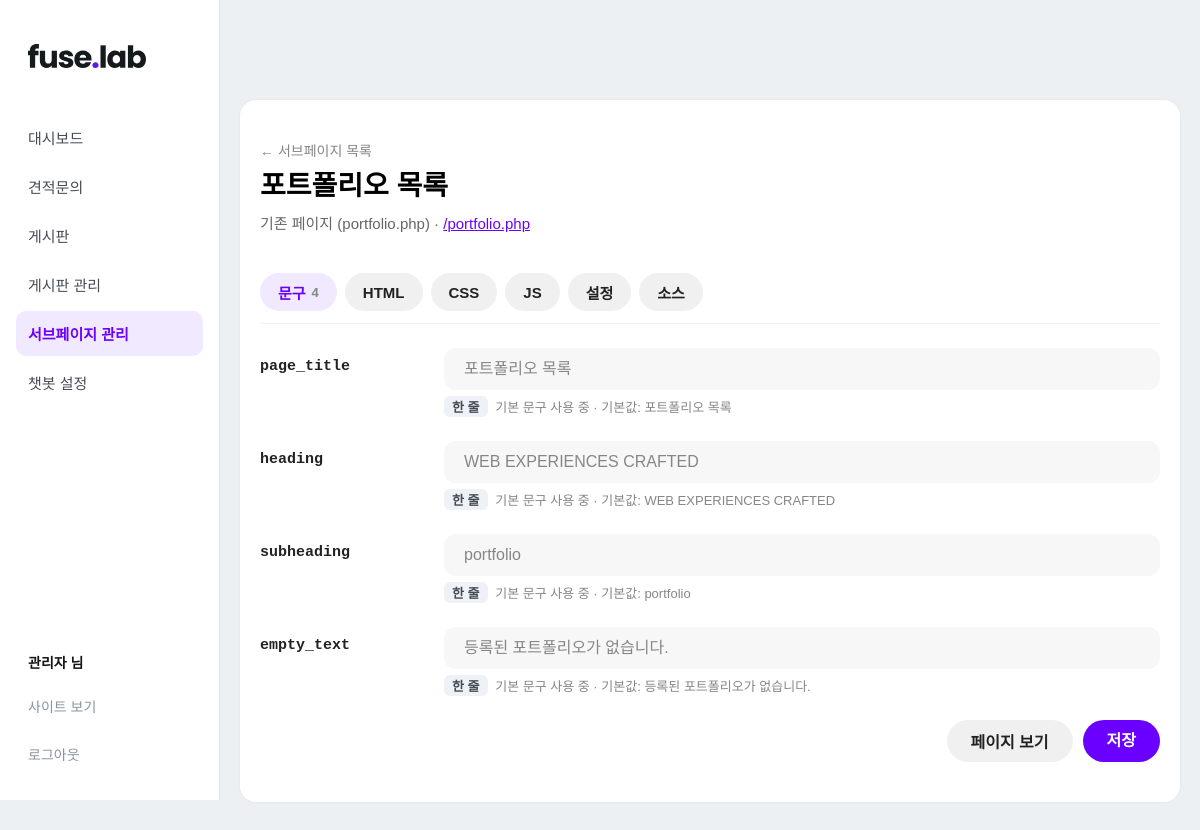
Page /admin/subpage-edit.php?file=portfolio.php (signed in) on the committed database.
### tables this page shows
CREATE TABLE IF NOT EXISTS subpages (
  id         INT UNSIGNED NOT NULL AUTO_INCREMENT,
  file       VARCHAR(100) NULL,
  slug       VARCHAR(60)  NULL,
  title      VARCHAR(100) NOT NULL,
  html       MEDIUMTEXT   NOT NULL,
  css        MEDIUMTEXT   NOT NULL,
  js         MEDIUMTEXT   NOT NULL,
  is_visible TINYINT(1)   NOT NULL DEFAULT 1,
  created_at DATETIME     NOT NULL DEFAULT CURRENT_TIMESTAMP,
  updated_at DATETIME     NOT NULL DEFAULT CURRENT_TIMESTAMP ON UPDATE CURRENT_TIMESTAMP,
  PRIMARY KEY (id),
  UNIQUE KEY uq_subpages_file (file),
  UNIQUE KEY uq_subpages_slug (slug)
);

### app/bootstrap.php (called while the page is built, shortened)
<?php
function app_config(): array
{
    static $config = null;
    return $config ??= require __DIR__ . '/config.php';
}
require __DIR__ . '/db.php';
require __DIR__ . '/auth.php';
require __DIR__ . '/slots.php';
require __DIR__ . '/subpages.php';
function e(?string $value): string
{
    return htmlspecialchars((string) $value, ENT_QUOTES, 'UTF-8');
}
function view(string $name, array $vars = []): void
{
    extract($vars, EXTR_SKIP);
    require __DIR__ . '/views/' . $name . '.php';
}

### app/db.php (called while the page is built)
<?php
function db(): PDO
{
    static $pdo = null;
    if ($pdo === null) {
        $c = app_config()['db'];
        $dsn = "mysql:host={$c['host']};port={$c['port']};dbname={$c['name']};charset=utf8mb4";
        $pdo = new PDO($dsn, $c['user'], $c['pass'], [
            PDO::ATTR_ERRMODE => PDO::ERRMODE_EXCEPTION,
            PDO::ATTR_DEFAULT_FETCH_MODE => PDO::FETCH_ASSOC,
            PDO::ATTR_EMULATE_PREPARES => false,
        ]);
    }
    return $pdo;
}

### app/auth.php (called while the page is built, shortened)
<?php
function current_admin(): ?array
{
    static $admin = false;
    if ($admin === false) {
        $admin = null;
        if (isset($_SESSION['admin_id'])) {
            $stmt = db()->prepare('SELECT id, login_id, name FROM admins WHERE id = ?');
            $stmt->execute([$_SESSION['admin_id']]);
            $admin = $stmt->fetch() ?: null;
        }
    }
    return $admin;
}
function require_admin(): array
{
    $admin = current_admin();
    return $admin;
}

### app/subpages.php (called while the page is built, shortened)
<?php
function subpage_php_files(): array
{
    $files = [];
    foreach (glob(dirname(__DIR__) . '/*.php') ?: [] as $path) {
        $file = basename($path);
        if (!in_array($file, SUBPAGE_EXCLUDED_FILES, true) && str_contains((string) file_get_contents($path), "view('site/head'")) {
            $files[] = $file;
        }
    }
    usort($files, static fn (string $a, string $b): int => strcmp(pathinfo($a, PATHINFO_FILENAME), pathinfo($b, PATHINFO_FILENAME)));
    return $files;
}
function subpage_for_file(string $file): ?array
{
    $stmt = db()->prepare('SELECT * FROM subpages WHERE file = ?');
    $stmt->execute([$file]);
    return $stmt->fetch() ?: [
        'id' => null, 'file' => $file, 'slug' => null, 'title' => subpage_default_title($file),
        'html' => '', 'css' => '', 'js' => '', 'is_visible' => 1,
    ];
}
function subpage_url(array $page): string
{
    return $page['file'] !== null ? '/' . $page['file'] : '/page/' . $page['slug'];
}
function subpage_edit_url(array $page): string
{
    return $page['file'] !== null
        ? '/admin/subpage-edit.php?file=' . rawurlencode($page['file'])
        : '/admin/subpage-edit.php?id=' . (int) $page['id'];
}
function subpage_source_enabled(): bool
{
    return (bool) (app_config()['source_edit'] ?? true);
}

### app/slots.php (called while the page is built, shortened)
<?php
function slot_scan(string $file): array
{
    static $cache = [];
    return $cache[$file] ??= slot_scan_source($file);
}
function slot_scan_source(string $file): array
{
    $source = @file_get_contents(dirname(__DIR__) . '/' . $file);
    $tokens = array_values(array_filter(
        token_get_all($source),
        static fn ($token): bool => !is_array($token) || !in_array($token[0], [T_WHITESPACE, T_COMMENT, T_DOC_COMMENT], true)
    ));
    $slots = [];
    foreach ($tokens as $index => $token) {
        if (!is_array($token) || $token[0] !== T_STRING || !in_array($token[1], ['slot', 'slot_value'], true)) {
            continue;
        }
        $previous = $tokens[$index - 1] ?? null;
        $args = [];
        for ($i = $index + 2; isset($tokens[$i]) && count($args) < 3; $i++) {
            $arg = $tokens[$i];
            if (is_array($arg) && $arg[0] === T_CONSTANT_ENCAPSED_STRING) {
                $args[] = stripcslashes(substr($arg[1], 1, -1));
            } elseif ($arg === ',') {
                continue;
            } else {
                break;
            }
        }
        $key = $args[0] ?? '';
        $type = $token[1] === 'slot' ? ($args[2] ?? 'text') : 'text';
        $slots[$key] = ['default' => $args[1] ?? '', 'type' => isset(SLOT_TYPES[$type]) ? $type : 'text'];
    }
    return $slots;
}

### admin/subpage-edit.php (the view, shortened to what this page needs)
<?php
require __DIR__ . '/../app/bootstrap.php';
require_admin();
$file = (string) ($_GET['file'] ?? $_POST['file'] ?? '');
$page = $file !== '' ? subpage_for_file($file) : subpage_find((int) ($_GET['id'] ?? $_POST['id'] ?? 0));
$isCustom = $page['file'] === null;
$editUrl = subpage_edit_url($page);
$canEditSource = !$isCustom && subpage_source_enabled();
$slots = $isCustom ? [] : slot_scan($page['file']);
$saved = $isCustom ? [] : slot_saved($page['file']);
$url = subpage_url($page);
view('admin/layout-start', ['active' => 'subpages']);
?>
    <main>
      <form class="settings-card subpage-editor" id="subpage-form" method="post" action="<?= e($editUrl) ?>">
        <div class="settings-card__heading">
          <p class="subpage-back"><a href="/admin/subpages.php">← 서브페이지 목록</a></p>
          <h1 class="subpage-title" title="<?= e($page['title']) ?>"><?= e($page['title']) ?></h1>
          <p class="settings-card__desc">
            <?= $isCustom ? '만든 페이지' : '기존 페이지 (' . e($page['file']) . ')' ?> ·
            <a href="<?= e($url) ?>" target="_blank" rel="noopener"><?= e($url) ?></a>
          </p>
        </div>
        <div class="subpage-tabs" role="tablist" aria-label="편집 항목">
<?php if (!$isCustom): ?>
          <button type="button" role="tab" data-tab="texts">문구 <span><?= count($slots) ?></span></button>
<?php endif; ?>
          <button type="button" role="tab" data-tab="html">HTML</button>
          <button type="button" role="tab" data-tab="css">CSS</button>
          <button type="button" role="tab" data-tab="js">JS</button>
          <button type="button" role="tab" data-tab="settings">설정</button>
<?php if ($canEditSource): ?>
          <button type="button" role="tab" data-tab="source">소스</button>
<?php endif; ?>
        </div>
<?php if (!$isCustom): ?>
        <section class="subpage-panel" role="tabpanel" data-panel="texts">
<?php foreach ($slots as $key => ['default' => $default, 'type' => $type]): ?>
<?php
    [$typeLabel, $max] = SLOT_TYPES[$type];
    $value = $saved[$key] ?? '';
    $fieldId = 'slot-' . $key;
?>
          <div class="form-row">
            <label for="<?= e($fieldId) ?>" title="<?= e($key) ?>"><?= e($key) ?></label>
            <div class="subpage-field">
<?php if ($type === 'text'): ?>
              <input class="text-field" id="<?= e($fieldId) ?>" name="slots[<?= e($key) ?>]" type="text" maxlength="<?= $max ?>" value="<?= e($value) ?>" placeholder="<?= e($default) ?>" />
<?php else: ?>
              <textarea class="subpage-textarea<?= $type === 'html' ? ' subpage-textarea--code' : '' ?>" id="<?= e($fieldId) ?>" name="slots[<?= e($key) ?>]" maxlength="<?= $max ?>" rows="<?= $type === 'html' ? 6 : 3 ?>" placeholder="<?= e($default) ?>"><?= e($value) ?></textarea>
<?php endif; ?>
              <span class="subpage-field__help"><span class="subpage-type"><?= e($typeLabel) ?></span><?= $value === '' ? ' 기본 문구 사용 중' : ' 변경됨' ?> · 기본값: <?= $default === '' ? '(없음)' : e($default) ?></span>
            </div>
          </div>
<?php endforeach; ?>
        </section>
<?php endif; ?>
        <div class="form-actions">
          <a class="quiet-button subpage-preview" href="<?= e($url) ?>" target="_blank" rel="noopener">페이지 보기</a>
          <button class="save-button" type="submit">저장</button>
        </div>
      </form>
    </main>

### app/views/admin/layout-start.php (shortened to what this page needs)
<?php
$admin = current_admin();
$menu = [
    'dashboard' => ['/admin/', '대시보드'],
    'inquiries' => ['/admin/inquiries.php', '견적문의'],
    'board' => ['/admin/board.php', '게시판'],
    'boards' => ['/admin/boards.php', '게시판 관리'],
    'subpages' => ['/admin/subpages.php', '서브페이지 관리'],
    'chatbot' => ['/admin/chatbot.php', '챗봇 설정'],
];
?>
    <div class="admin-layout">
      <aside class="admin-nav">
        <a class="admin-nav__logo" href="/admin/" aria-label="관리자 홈">
          <img src="/aseets/img/logo-dark.svg" width="118" height="24" alt="fuse.lab" />
        </a>
        <nav aria-label="관리자 메뉴">
          <ul class="admin-nav__list">
<?php foreach ($menu as $key => [$href, $label]): ?>
            <li><a href="<?= $href ?>"<?= $key === $active ? ' aria-current="page"' : '' ?>><?= $label ?></a></li>
<?php endforeach; ?>
          </ul>
        </nav>
        <div class="admin-nav__bottom">
          <span class="admin-nav__user" title="<?= e($admin['name']) ?> 님"><?= e($admin['name']) ?> 님</span>
          <a href="/" target="_blank" rel="noopener">사이트 보기</a>
          <form method="post" action="/admin/logout.php">
            <button type="submit">로그아웃</button>
          </form>
        </div>
      </aside>
      <div class="admin-content">

### css/admin-chatbot.css (style rules this page uses)
*, *::before, *::after { box-sizing: border-box; }
html, body { margin: 0; min-width: 320px; }
body { background: #edf0f3; color: #222; font-family: "Pretendard Variable", Pretendard, sans-serif; -webkit-font-smoothing: antialiased; }
button, input, textarea { font: inherit; }
main { display: flex; flex-direction: column; align-items: center; gap: 24px; min-height: 100vh; min-height: 100dvh; padding: 100px 20px 40px; }
.settings-card { display: flex; flex-direction: column; align-self: center; gap: 24px; width: min(1200px, 100%); padding: 40px 20px; border-radius: 16px; background: #fff; box-shadow: 0 0 3px rgba(0, 0, 0, 0.06); }
.settings-card__heading { padding-bottom: 16px; }
h1, .settings-card__heading h2 { margin: 0; color: #000; font-size: 28px; font-weight: 700; line-height: 1; }
.settings-card__desc { margin: 12px 0 0; color: #666; font-size: 15px; font-weight: 500; }
.form-row { display: grid; grid-template-columns: 184px minmax(0, 1fr); align-items: start; min-height: 42px; }
.form-row > label, .form-row > .row-label { display: flex; align-items: center; min-height: 42px; font-size: 18px; font-weight: 600; line-height: 1.5; }
.text-field { width: 100%; min-width: 0; height: 42px; padding: 0 20px; border: 0; border-radius: 12px; outline: none; background: #f7f7f7; color: #222; font-size: 16px; font-weight: 500; }
.text-field::placeholder { color: #868686; opacity: 1; }
.form-actions { display: flex; flex-wrap: wrap; justify-content: flex-end; gap: 10px; }
.form-actions button { display: inline-flex; align-items: center; justify-content: center; height: 42px; padding: 0 24px; border: 0; border-radius: 71px; font-size: 16px; font-weight: 600; line-height: 1; white-space: nowrap; cursor: pointer; }
.quiet-button { background: #f0f0f0; color: #222; }
.save-button { background: var(--preview-color, #6a00ff); color: #fff; }

### css/admin-subpages.css (style rules this page uses)
.subpage-back { margin: 0 0 12px; font-size: 14px; }
.subpage-back a { color: #868686; text-decoration: none; }
.subpage-title { overflow: hidden; text-overflow: ellipsis; white-space: nowrap; }
.settings-card__desc a { color: #6a00ff; overflow-wrap: anywhere; }
.subpage-tabs { display: flex; flex-wrap: wrap; gap: 8px; border-bottom: 1px solid #eee; padding-bottom: 12px; }
.subpage-tabs button { display: inline-flex; align-items: center; gap: 6px; height: 38px; padding: 0 18px; border: 0; border-radius: 71px; background: #f0f0f0; color: #222; font-size: 15px; font-weight: 600; cursor: pointer; }
.subpage-tabs button span { color: #868686; font-size: 13px; }
.subpage-tabs button[aria-selected="true"] { background: #f1e9ff; color: #6a00ff; }
.subpage-panel { display: flex; flex-direction: column; gap: 24px; }
[data-panel="texts"] .form-row > label { display: block; overflow: hidden; padding-top: 8px; padding-right: 12px; font-family: ui-monospace, Consolas, monospace; font-size: 15px; text-overflow: ellipsis; white-space: nowrap; }
.subpage-field { display: flex; flex-direction: column; gap: 6px; min-width: 0; }
.subpage-field__help { color: #868686; font-size: 13px; overflow-wrap: anywhere; }
.subpage-type { display: inline-block; margin-right: 4px; padding: 1px 8px; border-radius: 6px; background: #eef2f7; color: #464c53; font-weight: 600; }
.subpage-preview { display: inline-flex; align-items: center; height: 42px; padding: 0 24px; border-radius: 71px; font-size: 16px; font-weight: 600; text-decoration: none; }

### rows in the picture
subpages: title "포트폴리오 목록", file "portfolio.php", file "/portfolio.php", file "4"

### other values in the picture
$label "대시보드"
$label "견적문의"
$label "게시판"
$label "게시판 관리"
$label "서브페이지 관리"
$label "챗봇 설정"
$admin['name'] "관리자"
$key "page_title"
$typeLabel "한 줄"
$default "포트폴리오 목록"
$key "heading"
$default "WEB EXPERIENCES CRAFTED"
$key "subheading"
$default "portfolio"
$key "empty_text"
